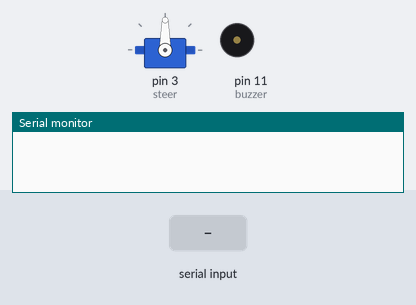
Bench run of a sketch on a simulated Arduino Uno, built with avr-gcc and run on an emulated ATmega328P. Parts: servo, buzzer (waves = sounding, pin HIGH), the last lines printed to the serial monitor. The test bench sets the inputs (shaded band).

Above: at 1.2 s.
1.3 s: "k" received over Serial
At 2.5 s:
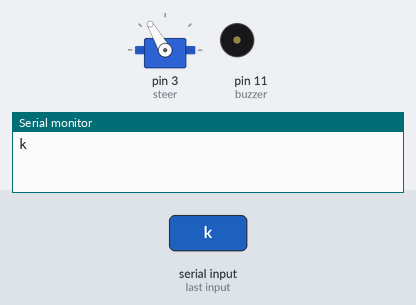
2.8 s: "a" received over Serial
At 3.7 s:
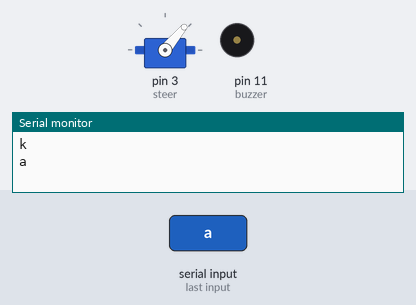
4.3 s: "x" received over Serial
At 4.9 s:
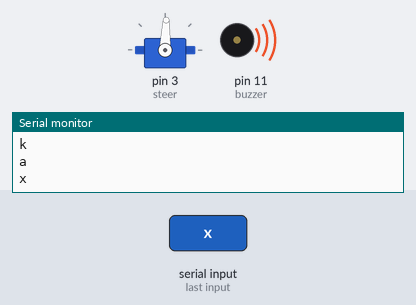
5.8 s: "1" received over Serial
At 7.2 s:
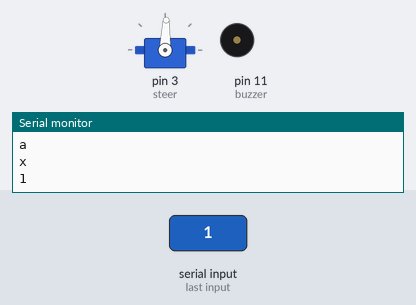
Timing chart, 0 to 8.3 s (numbered marks = the images above; inputs shaded):
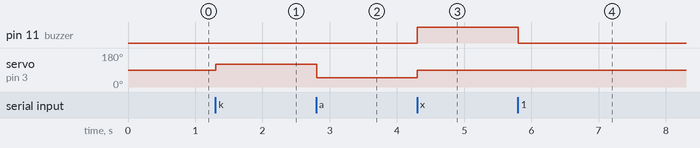

The sketch:

Arduino-Bluetooth-Servo-Lamp-Switch-Control.ino
```cpp
#include <Servo.h>

Servo steer;

const int buzzer = 11;
String readString;

int val1 = 120;
int val2 = 50;
int val3 = 88;

void setup()
{
  Serial.begin(9600);
  pinMode(buzzer , OUTPUT);
  steer.attach(3);
}
void loop()
{
  while (Serial.available())
  {
    delay(3);
    char c = Serial.read();
    readString += c;
  }
  if (readString.length() >0)
  {
    Serial.println(readString);
    if (readString == "k")
    {
      steer.write(val1);
    }
    else if (readString == "a")
    {
      steer.write(val2);
    }
    else
    {
      steer.write(val3);
    }
    if (readString == "x")
    {
      digitalWrite(buzzer , 1);
    }
    else
    {
      digitalWrite(buzzer , 0);
    }
    readString="";
  }
}
```

Measured:
- after the input at 1.3 s, servo on pin 3 (steer): 90° → 120° at once
- after the input at 2.8 s, servo on pin 3 (steer): 120° → 50° at once
- after the input at 4.3 s, pin 11 (buzzer): LOW → HIGH at once; servo on pin 3 (steer): 50° → 88° at once
- after the input at 5.8 s, pin 11 (buzzer): HIGH → LOW at once
